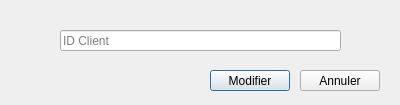
<?xml version="1.0" encoding="UTF-8"?>
<ui version="4.0">
 <class>modifierClientIdMontre</class>
 <widget class="QDialog" name="modifierClientIdMontre">
  <property name="geometry">
   <rect>
    <x>0</x>
    <y>0</y>
    <width>400</width>
    <height>105</height>
   </rect>
  </property>
  <property name="minimumSize">
   <size>
    <width>400</width>
    <height>105</height>
   </size>
  </property>
  <property name="maximumSize">
   <size>
    <width>400</width>
    <height>105</height>
   </size>
  </property>
  <property name="windowTitle">
   <string>Dialog</string>
  </property>
  <widget class="QLineEdit" name="id">
   <property name="geometry">
    <rect>
     <x>60</x>
     <y>30</y>
     <width>281</width>
     <height>21</height>
    </rect>
   </property>
   <property name="placeholderText">
    <string>ID Client</string>
   </property>
  </widget>
  <widget class="QPushButton" name="modifier">
   <property name="geometry">
    <rect>
     <x>210</x>
     <y>70</y>
     <width>80</width>
     <height>21</height>
    </rect>
   </property>
   <property name="text">
    <string>Modifier</string>
   </property>
  </widget>
  <widget class="QPushButton" name="annuler">
   <property name="geometry">
    <rect>
     <x>300</x>
     <y>70</y>
     <width>80</width>
     <height>21</height>
    </rect>
   </property>
   <property name="text">
    <string>Annuler</string>
   </property>
  </widget>
  <widget class="QLabel" name="label">
   <property name="geometry">
    <rect>
     <x>170</x>
     <y>-90</y>
     <width>301</width>
     <height>211</height>
    </rect>
   </property>
   <property name="text">
    <string/>
   </property>
   <property name="pixmap">
    <pixmap resource="../../ressource.qrc">:/new/prefix1/images/logo-domo3.png</pixmap>
   </property>
   <property name="scaledContents">
    <bool>true</bool>
   </property>
  </widget>
  <zorder>label</zorder>
  <zorder>id</zorder>
  <zorder>modifier</zorder>
  <zorder>annuler</zorder>
 </widget>
 <resources>
  <include location="../../ressource.qrc"/>
 </resources>
 <connections/>
</ui>
